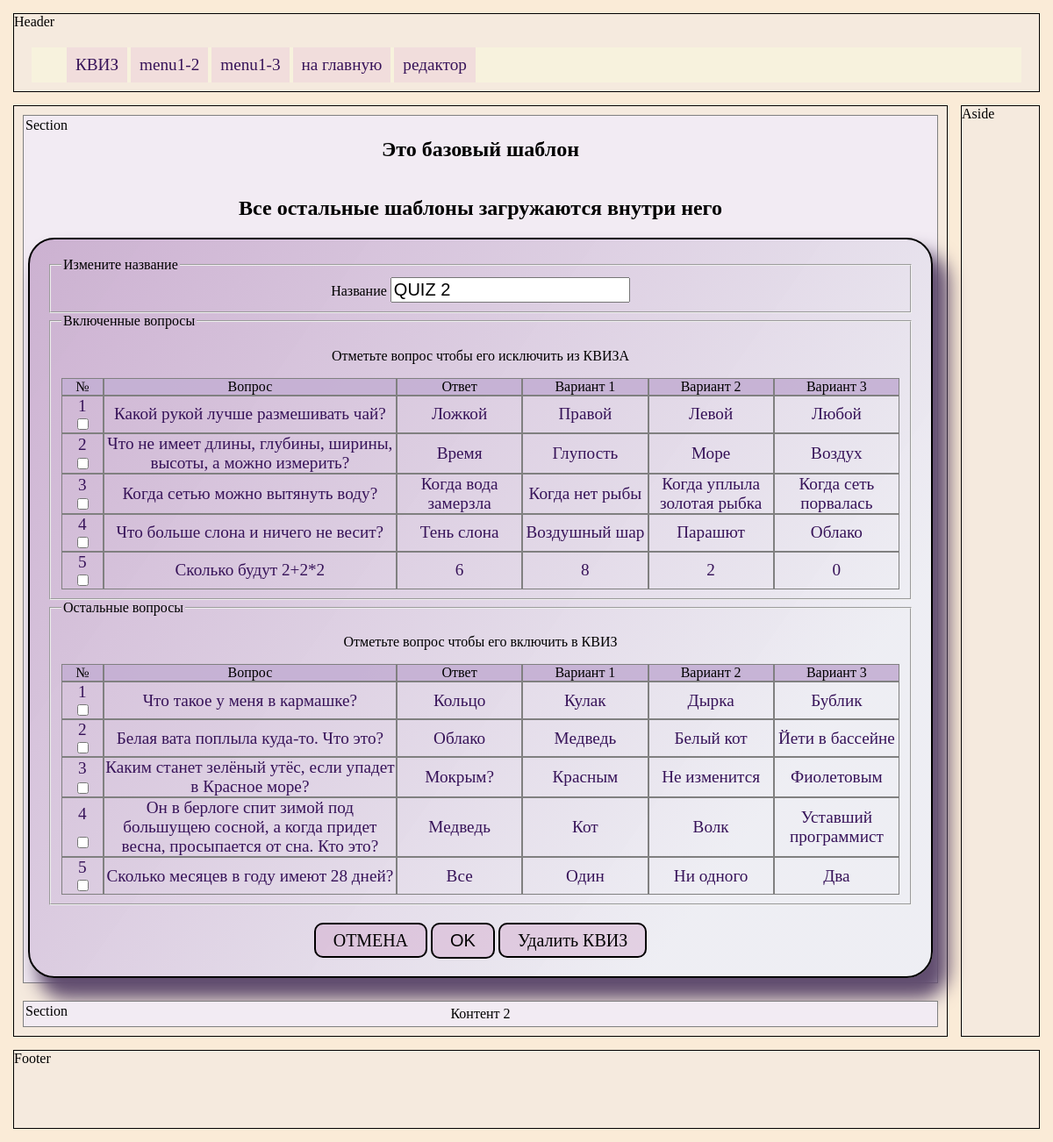
Screenshot of /quiz_edit/2/ with the database file from the repository.
### models.py (models this page shows, shortened)
class Quiz(db.Model):
    id = db.Column(db.Integer, primary_key = True)
    name = db.Column(db.String(100))
    user_id = db.Column(db.Integer, db.ForeignKey('user.id'))

class Question(db.Model):
    id = db.Column(db.Integer, primary_key = True)
    question = db.Column(db.String(250), nullable=False)
    answer = db.Column(db.String(100), nullable=False)
    wrong1 = db.Column(db.String(100), nullable=False)
    wrong2 = db.Column(db.String(100), nullable=False)
    wrong3 = db.Column(db.String(100), nullable=False)
    quiz = db.relationship(
                'Quiz',
                secondary=quiz_question, backref = 'question')

### main.py (the view, shortened to what this page needs)
@app.route('/quiz_edit/<int:id>/', methods = ['GET','POST'])
def quiz_edit(id):
    quiz = Quiz.query.filter_by(id=id).one()
    q_ids = [q.id for q in quiz.question] #список id вопросов которые вошли в этот КВИЗ
    questions = Question.query.filter(Question.id.not_in(q_ids))  # выборка вопросов которые не вошли
    return render_template('quiz_edit.html',
                            quiz = quiz,
                            no_questions=questions,
                            html_config = html_config)

### templates/quiz_edit.html (shortened to what this page needs)
{% extends "base.html" %}
{% block main_menu %}
    {{ super() }}
    {% include 'quiz_menu.html' %}
{% endblock %}
{% block content1 %}
<div class="quiz_form">
    <form action="/quiz_edit/{{ quiz.id }}/" method="post">
        <fieldset>
            <legend>Измените название</legend>
            <label for="name">Название</label>
            <input type="text" name="name" id="name" value="{{ quiz.name }}" placeholder="Название КВИЗА">
        </fieldset>
        <fieldset>
            <legend>Включенные вопросы</legend>
            <p>Отметьте вопрос чтобы его исключить из КВИЗА</p>
            {% set questions, checkbox, n_tab = quiz.question, True, 1  %}
            {% include 'form_questions_tab.html' %}
        </fieldset>
        <fieldset>
            <legend>Остальные вопросы</legend>
            <p>Отметьте вопрос чтобы его включить в КВИЗ</p>
            {% set questions, checkbox, n_tab = no_questions, True, 2 %}
            {% include 'form_questions_tab.html' %}
        </fieldset>
        <div>
            <a class="button" href="/quizes_view">ОТМЕНА</a>
            <input class="button" type="submit" value="OK">
            <a class="button" href="/quiz_delete/{{quiz.id}}">Удалить КВИЗ</a>
        </div>
    </form>
</div>
{% endblock %}

### templates/form_questions_tab.html
<div class="question-row question-hrow">
    <div class="quiz-col">№</div>
    <div class="quiz-col">Вопрос</div>
    <div class="quiz-col">Ответ</div>
    <div class="quiz-col">Вариант 1</div>
    <div class="quiz-col">Вариант 2</div>
    <div class="quiz-col">Вариант 3</div>
</div>
{% for q in questions %}
<a href="/question_edit/{{q.id}}">
    <div class="question-row">
        <div class="quiz-col">
            {{ loop.index }}
            {% if  checkbox %}
                <input type="checkbox" name = "check{{n_tab}}_{{loop.index}}" value="{{ q.id }}">
            {% endif %}
        </div>
        <div class="quiz-col">{{ q.question }}</div>
        <div class="quiz-col">{{ q.answer }}</div>
        <div class="quiz-col">{{ q.wrong1 }}</div>
        <div class="quiz-col">{{ q.wrong2 }}</div>
        <div class="quiz-col">{{ q.wrong3 }}</div>
    </div>
</a>
{% endfor %}

### static/main.css (style rules this page uses)
* { box-sizing: border-box; }
body { min-height: 100vh; margin: auto; padding: 10px; background-color: antiquewhite; width: 100vw; max-width: 1200px; display: grid; grid-template-columns: 1fr 100px; grid-template-rows: 100px 1fr 100px; gap: 5px; }
a { text-decoration: none; color: rgb(55, 19, 89); font-size: 1.2rem; }
legend { text-align: left; }

### static/quiz.css (style rules this page uses)
.quiz_form { display: block; background: linear-gradient(153deg, #e9f2f375 20%, #7531807a); border-radius: 30px; border: 2px solid; box-shadow: 14px 20px 20px 4px #614d6f; text-align: center; min-width: 500px; max-width: 100%; background: linear-gradient(305deg, #e9f2f375 20%, #a371ab7a); padding: 20px; }
.button { font-size: 20px; border-radius: 10px; padding: 10px 15px 10px 15px; background-color: #c785b747; transition: all 450ms ease-out; }
.button { margin-top: 20px; font-size: 20px; border-radius: 10px; padding: 2px 15px 2px 15px; background-color: #c785b747; transition: all 250ms ease-out; text-decoration: none; border: 2px solid black; padding: 7px 20px 7px 20px; color:black; }
.question-row { display: grid; grid-template-columns: 5% 35% repeat(4, 15%); transition: all 200ms; }
.quiz-col { display: grid; border:1px solid gray; align-items: center; overflow: hidden; }
.question-hrow, .quiz-hrow { background-color: #c5b0d4eb; }
.quiz_form input, textarea { font-size: 20px; }

### rows the page displays
Quiz: name "QUIZ 2"
Question: question "Какой рукой лучше размешивать чай?", answer "Ложкой", wrong1 "Правой", wrong2 "Левой", wrong3 "Любой"
Question: question "Что не имеет длины, глубины, ширины, высоты, а можно измерить?", answer "Время", wrong1 "Глупость", wrong2 "Море", wrong3 "Воздух"
Question: question "Когда сетью можно вытянуть воду?", answer "Когда вода замерзла", wrong1 "Когда нет рыбы", wrong2 "Когда уплыла золотая рыбка", wrong3 "Когда сеть порвалась"
Question: question "Что больше слона и ничего не весит?", answer "Тень слона", wrong1 "Воздушный шар", wrong2 "Парашют", wrong3 "Облако"
Question: question "Сколько будут 2+2*2", answer "6", wrong1 "8", wrong2 "2", wrong3 "0"
Question: question "Что такое у меня в кармашке?", answer "Кольцо", wrong1 "Кулак", wrong2 "Дырка", wrong3 "Бублик"
Question: question "Белая вата поплыла куда-то. Что это?", answer "Облако", wrong1 "Медведь", wrong2 "Белый кот", wrong3 "Йети в бассейне"
Question: question "Каким станет зелёный утёс, если упадет в Красное море?", answer "Мокрым?", wrong1 "Красным", wrong2 "Не изменится", wrong3 "Фиолетовым"
Question: question "Он в берлоге спит зимой под большущею сосной, а когда придет весна, просыпается от сна. Кто это?", answer "Медведь", wrong1 "Кот", wrong2 "Волк", wrong3 "Уставший программист"
Question: question "Сколько месяцев в году имеют 28 дней?", answer "Все", wrong1 "Один", wrong2 "Ни одного", wrong3 "Два"
